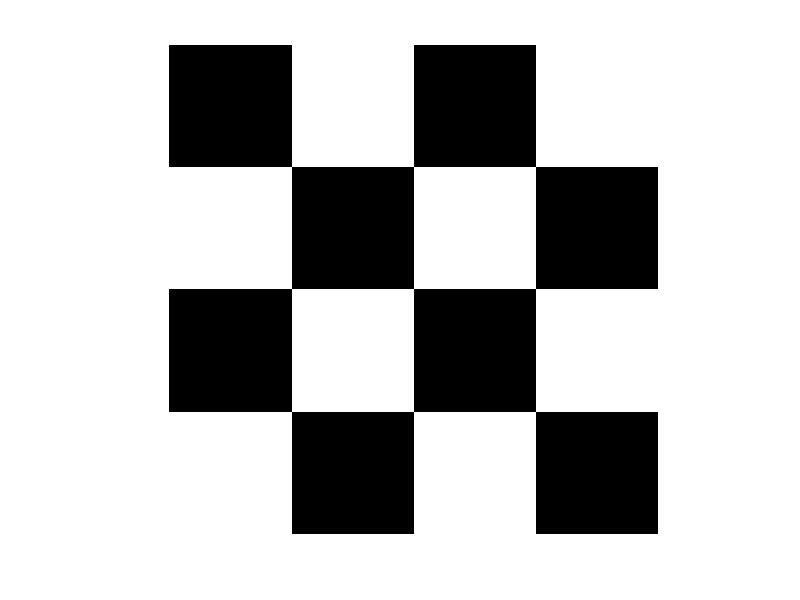

MATLAB code for this plot:
clc;
close all;
clear all;
temp = zeros(1000, 1000);
color=[0,255,0,255;255,0,255,0;0,255,0,255;255,0,255,0];
pos=[1,250;251,500;501,750;751,1000];
for n=1:4
for i = pos(n,1): pos(n,2)
    for m=1:4
      
      for j = pos(m,1): pos(m,2)
             temp(i,j)=color(n,m);
      end
    end
    
end
end
imshow(temp);
